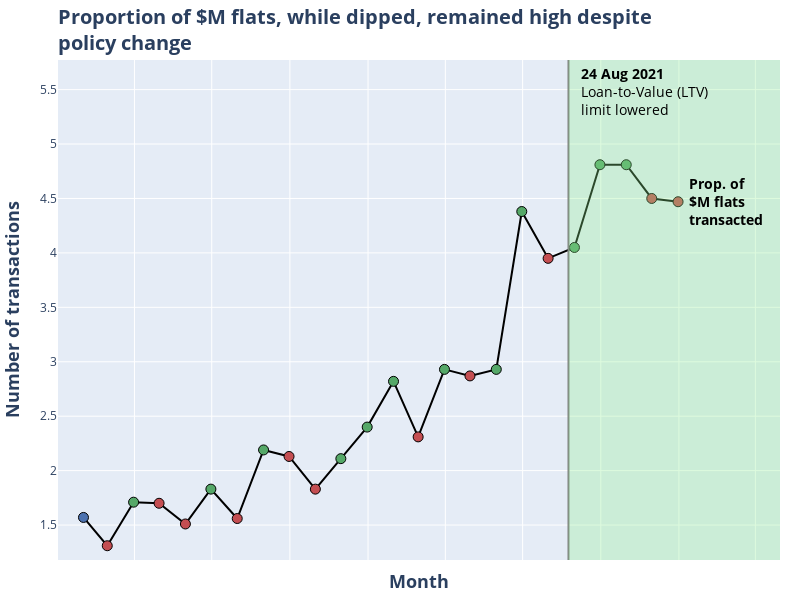

The notebook cell saved with this chart:
### Code cell
caption = "<b>Proportion of $M flats, while dipped, remained high despite<br>policy change</b>"
fig = prop_million_flats(df, caption)
fig.show()

### Figure 1 — Plotly figure (JSON) as saved in the notebook; plotly's stock layout.template omitted (floating-point values rounded to 4 significant figures)
{"data": [{"hoverinfo": "skip", "line": {"color": "#000000", "width": 2}, "mode": "lines", "type": "scatter", "x": ["2023-01-31T00:00:00", "2023-02-28T00:00:00", "2023-03-31T00:00:00", "2023-04-30T00:00:00", "2023-05-31T00:00:00", "2023-06-30T00:00:00", "2023-07-31T00:00:00", "2023-08-31T00:00:00", "2023-09-30T00:00:00", "2023-10-31T00:00:00", "2023-11-30T00:00:00", "2023-12-31T00:00:00", "2024-01-31T00:00:00", "2024-02-29T00:00:00", "2024-03-31T00:00:00", "2024-04-30T00:00:00", "2024-05-31T00:00:00", "2024-06-30T00:00:00", "2024-07-31T00:00:00", "2024-08-31T00:00:00", "2024-09-30T00:00:00", "2024-10-31T00:00:00", "2024-11-30T00:00:00", "2024-12-31T00:00:00"], "y": [1.57, 1.31, 1.71, 1.7, 1.51, 1.83, 1.56, 2.19, 2.13, 1.83, 2.11, 2.4, 2.82, 2.31, 2.93, 2.87, 2.93, 4.38, 3.95, 4.05, 4.81, 4.81, 4.5, 4.47]}, {"customdata": [[39, "30.53"], [34, "21.19"], [54, "40.38"], [45, "15.30"], [48, "13.74"], [74, "17.50"], [60, "26.84"], [73, "2.09"], [95, "49.49"], [105, "2.53"], [106, "18.77"], [103, "0.00"]], "hoverlabel": {"bgcolor": "rgba(85,168,104,0.5)", "font": {"size": 14}}, "hovertemplate": "<b>%{x|%b %Y}</b><br>Proportion: <b>%{y:,1f}%</b><br>Change: <b>↑ %{customdata[1]}%</b><br>Transactions: <b>%{customdata[0]:,.0f}</b><extra></extra>", "marker": {"color": "rgb(85,168,104)", "line": {"color": "black", "width": 1}, "size": 10}, "mode": "markers", "name": "Positive", "type": "scatter", "x": ["2023-03-31T00:00:00", "2023-06-30T00:00:00", "2023-08-31T00:00:00", "2023-11-30T00:00:00", "2023-12-31T00:00:00", "2024-01-31T00:00:00", "2024-03-31T00:00:00", "2024-05-31T00:00:00", "2024-06-30T00:00:00", "2024-08-31T00:00:00", "2024-09-30T00:00:00", "2024-10-31T00:00:00"], "y": [1.71, 1.83, 2.19, 2.11, 2.4, 2.82, 2.93, 2.93, 4.38, 4.05, 4.81, 4.81]}, {"customdata": [[24, "-16.56"], [37, "-0.58"], [34, "-11.18"], [32, "-14.75"], [42, "-2.74"], [40, "-14.08"], [49, "-18.09"], [68, "-2.05"], [120, "-9.82"], [87, "-6.44"], [95, "-0.67"]], "hoverlabel": {"bgcolor": "rgba(196,78,82,0.5)", "font": {"size": 14}}, "hovertemplate": "<b>%{x|%b %Y}</b><br>Proportion: <b>%{y:,1f}%</b><br>Change: <b>↓ %{customdata[1]}%</b><br>Transactions: <b>%{customdata[0]:,.0f}</b><extra></extra>", "marker": {"color": "rgb(196,78,82)", "line": {"color": "black", "width": 1}, "size": 10}, "mode": "markers", "name": "Negative", "type": "scatter", "x": ["2023-02-28T00:00:00", "2023-04-30T00:00:00", "2023-05-31T00:00:00", "2023-07-31T00:00:00", "2023-09-30T00:00:00", "2023-10-31T00:00:00", "2024-02-29T00:00:00", "2024-04-30T00:00:00", "2024-07-31T00:00:00", "2024-11-30T00:00:00", "2024-12-31T00:00:00"], "y": [1.31, 1.7, 1.51, 1.56, 2.13, 1.83, 2.31, 2.87, 3.95, 4.5, 4.47]}, {"customdata": [[40, "-"]], "hoverlabel": {"bgcolor": "rgba(76,114,176,0.5)", "font": {"size": 14}}, "hovertemplate": "<b>%{x|%b %Y}</b><br>Proportion: <b>%{y:,1f}%</b><br>Change: <b>  %{customdata[1]}%</b><br>Transactions: <b>%{customdata[0]:,.0f}</b><extra></extra>", "marker": {"color": "rgb(76,114,176)", "line": {"color": "black", "width": 1}, "size": 10}, "mode": "markers", "name": "NA", "type": "scatter", "x": ["2023-01-31T00:00:00"], "y": [1.57]}], "layout": {"annotations": [{"align": "left", "font": {"color": "Black", "size": 14}, "showarrow": false, "text": "<b>24 Aug 2021</b><br>Loan-to-Value (LTV)<br>limit lowered", "x": "2024-11-22T00:00:00", "y": 5.483}, {"align": "left", "font": {"color": "Black", "size": 14}, "showarrow": false, "text": "<b>Prop. of<br>$M flats<br>transacted</b>", "x": "2025-01-11T00:00:00", "xanchor": "left", "y": 4.47, "yanchor": "middle"}], "height": 600, "hoverlabel": {"bgcolor": "white", "font": {"size": 15}}, "hovermode": "x", "margin": {"b": 20, "l": 20, "r": 20, "t": 60}, "shapes": [{"line": {"color": "grey", "width": 2}, "type": "line", "x0": "2024-08-24", "x1": "2024-08-24", "y0": 1.179, "y1": 5.772}, {"fillcolor": "LightGreen", "line": {"color": "#000000", "width": 0}, "opacity": 0.3, "type": "rect", "x0": "2024-08-24", "x1": "2025-04-30T00:00:00", "y0": 1.179, "y1": 5.772}], "showlegend": false, "title": {"font": {"size": 20}, "text": "<b>Proportion of $M flats, while dipped, remained high despite<br>policy change</b>", "x": 0, "xref": "paper", "y": 0.96, "yref": "container"}, "width": 800, "xaxis": {"anchor": "y", "domain": [0, 1], "hoverformat": "%b %Y", "range": ["2023-01-01T00:00:00", "2025-04-30T00:00:00"], "showspikes": true, "showticklabels": false, "spikecolor": "#000000", "spikedash": "dash", "spikethickness": 1.5, "title": {"font": {"size": 18}, "text": "<b>Month</b>"}}, "yaxis": {"anchor": "x", "domain": [0, 1], "range": [1.179, 5.772], "showspikes": true, "spikecolor": "#000000", "spikedash": "dash", "spikethickness": 1.5, "title": {"font": {"size": 18}, "text": "<b>Number of transactions</b>"}}}}
